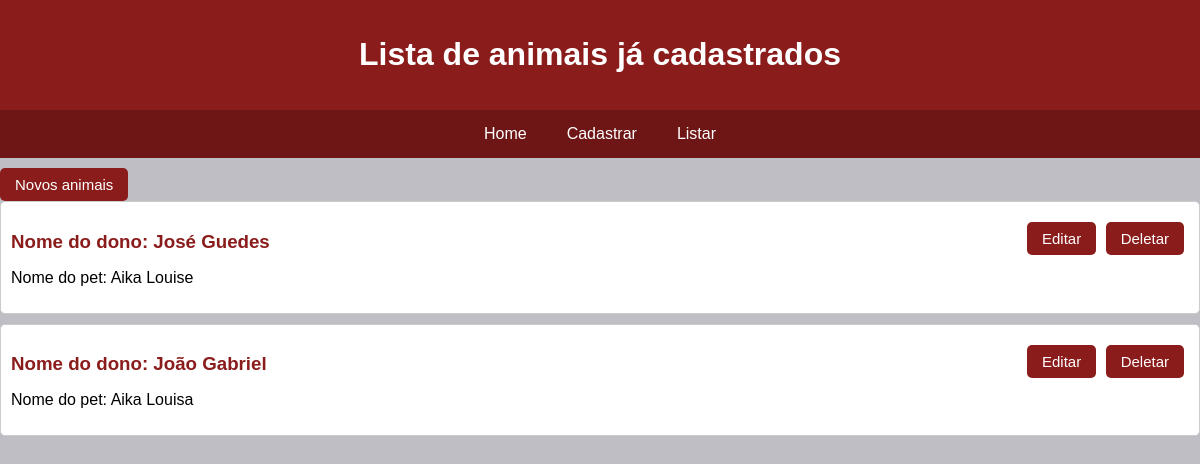
/bichos, run on an earlier commit of the app's database.
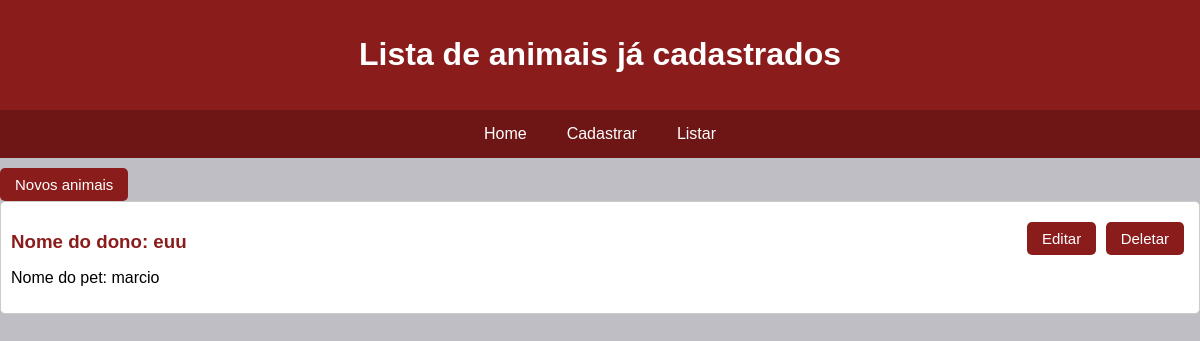
And on a later commit of the database.
### pet/models.py (models this page shows, shortened)
class Bicho(models.Model):
    nome_dono = models.CharField(max_length=120, null=False, blank=False)
    telefone = models.CharField(max_length=120, null=False, blank=False)
    nome_animal = models.CharField(max_length=120, null=False, blank=False)
    raca = models.CharField(max_length=120, null=False, blank=False)
    caracteristicas = models.CharField(max_length=1000,null=False,blank=False)
    data = models.DateTimeField(default=timezone.now)

### pet/views.py (the view)
# urls.py: path("bichos", views.bichos, name="bichos"),
def bichos(request):
    n = Bicho.objects.all()
    return render(request, 'bichos.html',{'n':n})

### pet/templates/bichos.html (shortened to what this page needs)
<!DOCTYPE html>
<html lang="pt-br">
<head>
</head>
<body>
<header>
    <h1>Lista de animais já cadastrados</h1>
</header>
<nav>
    <a href="/">Home</a>
    <a href="pets/new">Cadastrar</a>
    <a href="bichos">Listar</a>
</nav>
<form method="GET" action="/pets/new">
    <button class="botao" formaction="/pets/new">Novos animais</button>
</form>
{% for bicho in n %}
    <div class="animal-info">
        <h3>Nome do dono: {{ bicho.nome_dono }}</h3>
        <p>Nome do pet: {{ bicho.nome_animal }}</p>
        <div class="animal-actions">
            <form>
                <button class="botao" formaction="pets/update/{{ bicho.pk }}">Editar</button>
                <button class="botao" formaction="delete/{{ bicho.pk }}">Deletar</button>
            </form>
        </div>
    </div>
{% endfor %}
</body>
</html>

What changed in the data, as far as the page shows it:
removed Bicho: nome_dono "João Gabriel", nome_animal "Aika Louisa"
changed Bicho: nome_dono "José Guedes" → "euu"; nome_animal "Aika Louise" → "marcio"
